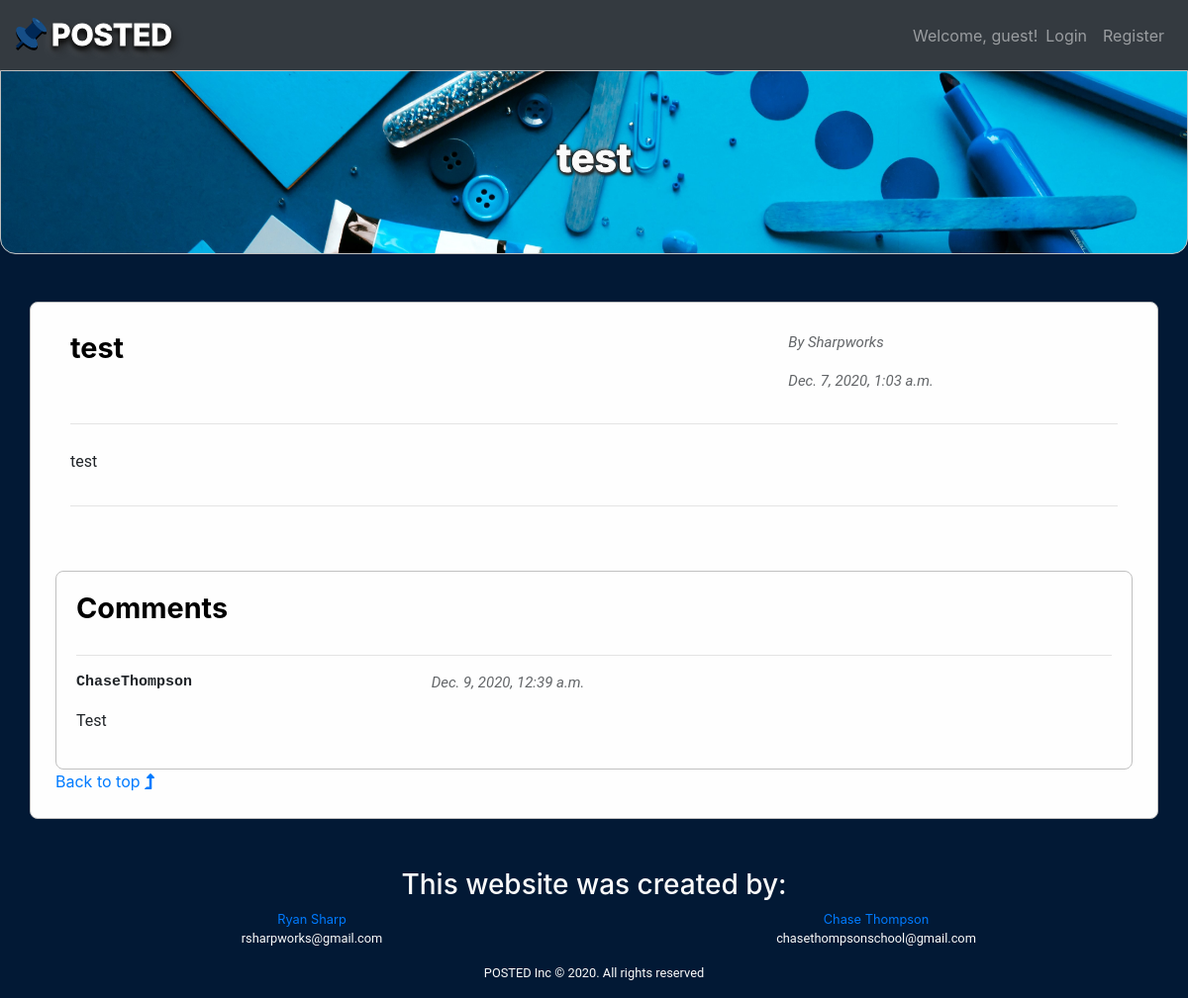
The page /post/2 on the database as committed earlier.
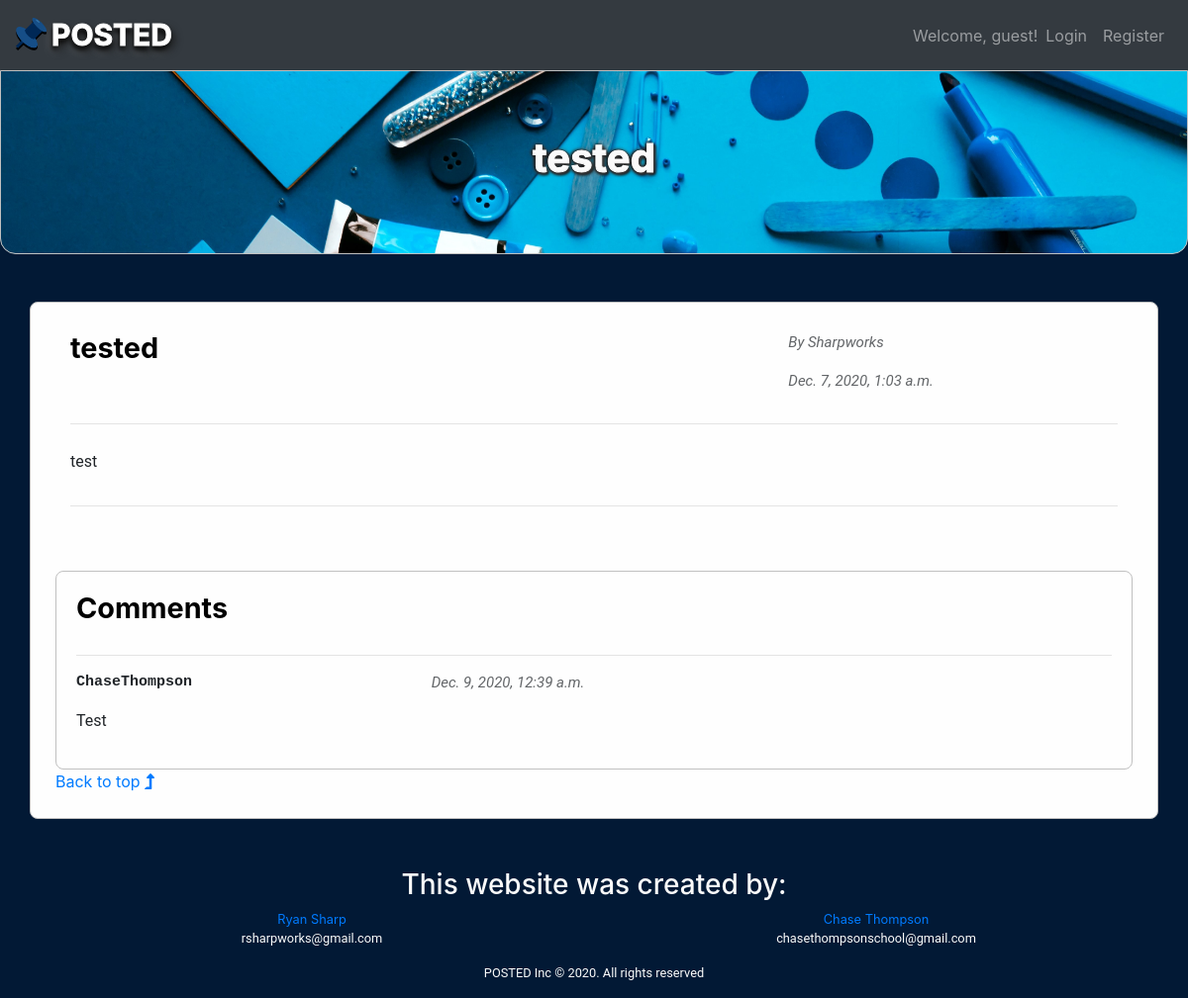
The same page on the database as committed later.
### final/models.py (models this page shows, shortened)
class Post(models.Model):
    thread = models.ForeignKey(Thread, to_field='id', on_delete=models.CASCADE)
    user = models.ForeignKey(User, to_field='id', on_delete=models.CASCADE)
    title = models.CharField(max_length=100)
    created_date = models.DateTimeField(auto_now_add=True)
    last_modified_date = models.DateTimeField(auto_now=True)
    body = models.TextField(max_length=10000)
    class Meta:
        unique_together = ('user', 'title')

### final/views.py (the view, shortened to what this page needs)
# urls.py: path('post/<int:id>', views.view_post, name="post"),
def view_post(request, id):
    post = Post.objects.get(id=id)
    author_id = post.user_id
    author = User.objects.get(id=author_id)
    comments = Comment.objects.filter(post_id=id)
    user_is_author = request.user == author
    comment_form = CommentForm()
    context = {'post': post,
               'author': author,
               'comments': comments,
               'commentForm': comment_form,
               'user_is_author': user_is_author}
    return render(request, 'final/view-post.html', context)

### templates/final/view-post.html (shortened to what this page needs)
{% extends 'final/base.html' %}
{% block jumbotron %}
    <h1 class="display-5 jumbo-label">{{ post.title }}</h1>
{% endblock %}
{% block body %}
    <div class="container py-1">
        <div class="row">
            <div class="head col-md-8">
                <h1 class="header">{{ post.title }}</h1>
            </div>
            <div class="col-md-4">
                <p class="details">By <a class="users" href="{% url 'profile' author.id%}">{{ author.username }}</a></p>
                <p class="details">{{ post.created_date }}</p>
            </div>
        </div>
        <hr>
        <div class="row">
            <div class="col">
                <p class="body">{{ post.body }}</p>
            </div>
        </div>
        <hr>
    </div>
    <div class="comment" class="container">
        <div class="head">
            <h1 class="header">Comments</h1>
        </div>
        {% for comment in comments %}
            <hr>
            <div class="row">
                <div class="container">
                    <div class="row">
                        <div class="col-4">
                            <p class="user"><a class="users" href="{% url 'profile' comment.user.id%}">{{ comment.user.username }}</a></p>
                        </div>
                        <div class="col-8">
                            <p class="details">{{ comment.created_date }}</p>
                        </div>
                    </div>
                    <div class="row">
                        <div class="col">
                            <p>{{ comment.body }}</p>
                        </div>
                    </div>
                </div>
            </div>
        {% endfor %}
    </div>
    <a href="#jumbo">Back to top <i class="fas fa-level-up-alt"></i></a>
{% endblock %}

Rows that differ between the two databases and show on the page:
changed Post "test": title "test" → "tested"
